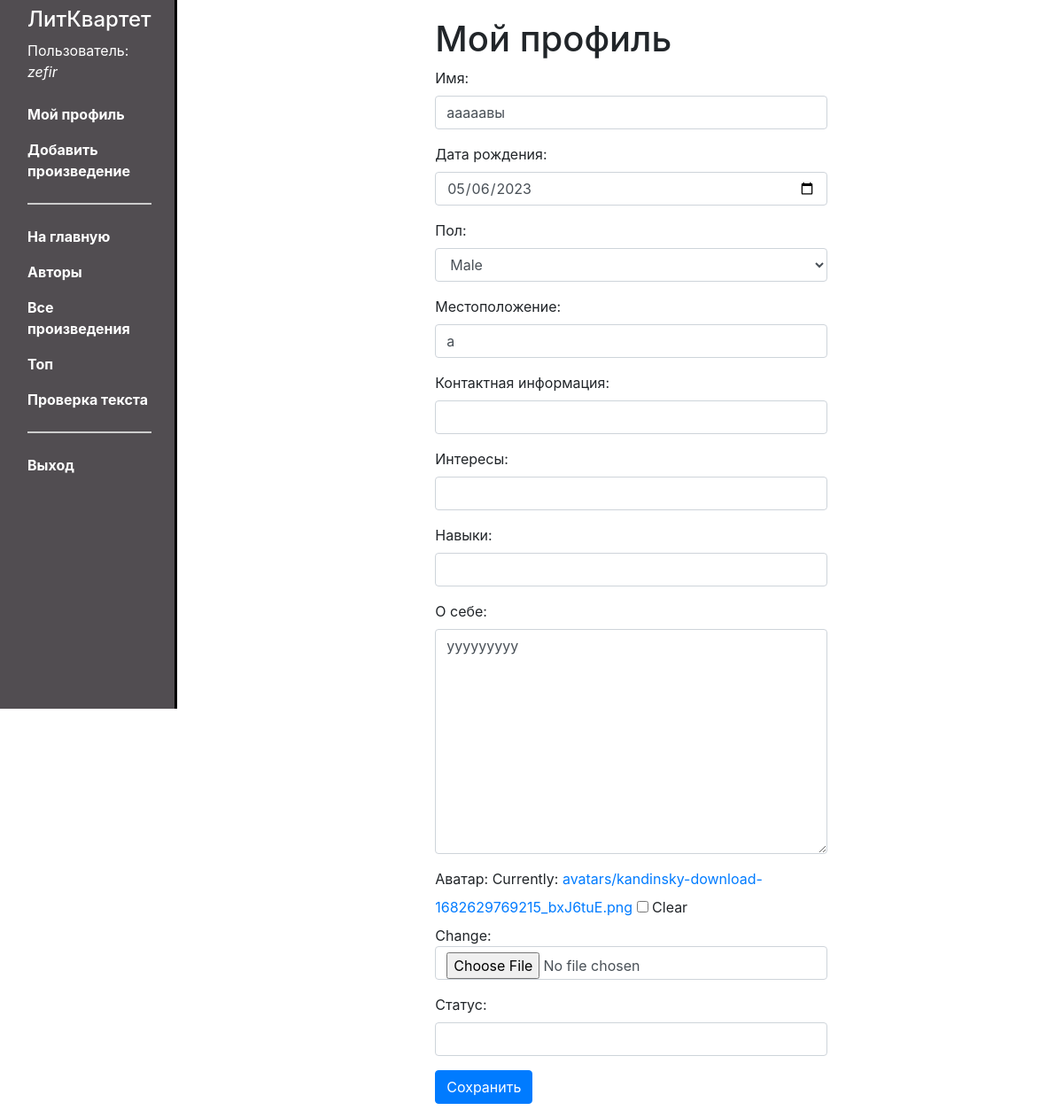
Page /writer/profile/1 (signed in) on the committed database.
### writer/models.py (models this page shows, shortened)
class Profile(models.Model):
    user = models.OneToOneField(User, on_delete=models.CASCADE)
    name = models.CharField(max_length=100)
    date_of_birth = models.DateField(null=True, blank=True)
    gender = models.CharField(max_length=10, choices=[('male', 'Male'), ('female', 'Female')])
    location = models.CharField(max_length=100)
    contact_info = models.CharField(max_length=200, null=True, blank=True)
    interests = models.CharField(max_length=200, null=True, blank=True)
    skills = models.CharField(max_length=200, null=True, blank=True)
    about_me = models.TextField(null=True, blank=True)
    avatar = models.ImageField(upload_to='avatars/', null=True, blank=True)
    status = models.CharField(max_length=100, null=True, blank=True)

### writer/views.py (the view)
# urls.py: re_path(r'^profile/(?P<pk>\d+)$', views.profile, name='profile'),
@login_required
def profile(request, pk):
    user = get_object_or_404(User, pk=pk)
    profile = user.profile
    if request.method == 'POST':
        form = ProfileForm(request.POST, request.FILES, instance=profile)  # Обработка файла
        if form.is_valid():
            form.save()
            return redirect('writer-user-detail', pk=pk)
    else:
        form = ProfileForm(instance=profile)
    return render(request, 'profile.html', {'form': form, 'user': user})

### writer/forms.py
class ProfileForm(forms.ModelForm):
    date_of_birth = forms.DateField(label='Дата рождения', widget=DateInput(attrs={'type': 'date'}))
    avatar = forms.ImageField(
        label='Аватар',
        widget=ClearableFileInput(attrs={'multiple': False}),
        required=False,
    )
    class Meta:
        model = Profile
        fields = ['name', 'date_of_birth', 'gender', 'location', 'contact_info', 'interests', 'skills', 'about_me', 'avatar', 'status']
        labels = {
            'name': 'Имя',
            'gender': 'Пол',
            'location': 'Местоположение',
            'contact_info': 'Контактная информация',
            'interests': 'Интересы',
            'skills': 'Навыки',
            'about_me': 'О себе',
            'status': 'Статус',
        }
    def __init__(self, *args, **kwargs):
        super().__init__(*args, **kwargs)
        for field_name, field in self.fields.items():
            field.widget.attrs['class'] = 'form-control'
        self.fields['date_of_birth'].widget.attrs['type'] = 'date'

### writer/templates/profile.html (shortened to what this page needs)
{% extends "base_generic.html" %}
{% block content %}
<div class="col-md-6 offset-md-3">
    <h1>Мой профиль</h1>
    <form method="post" enctype="multipart/form-data">
        {{ form.as_p }}
        <button type="submit" class="btn btn-primary">Сохранить</button>
    </form>
</div>
{% endblock %}

### writer/templates/base_generic.html (shortened to what this page needs)
<html lang="ru">
<head>
  <link rel="stylesheet" href="https://cdnjs.cloudflare.com/ajax/libs/twitter-bootstrap/4.6.1/css/bootstrap.min.css">
  {% load static %}
  <link rel="stylesheet" href="{% static 'css/style.css' %}">
</head>
<body>
  <div class="container-fluid">
    <div class="row">
      <div class="col-sm-2 sticky-top">
      {% block sidebar %}
          <nav class="navbar">
               <ul class="navbar-nav flex-column ">
                 <li class="nav-item text-white">
                    <h4>ЛитКвартет</h4>
                </li>
              {% if request.user.is_authenticated %}
             <li class="nav-item text-white">Пользователь: <p class="font-italic text-white">{{ request.user.get_username }}</p></li>
                <li class="nav-item">
                  <a href="{% url 'writer-user-detail' pk=request.user.pk %}" class="nav-link text-white font-weight-bold">Мой профиль</a>
              </li>
               <li class="nav-item">
                  <a href="{% url 'content_create' %}" class="nav-link text-white font-weight-bold">Добавить произведение</a>
              </li>
           {% endif %}
                     <li class="nav-item">
                      <hr>
                  </li>
                    <li class="nav-item">
                      <a href="{% url 'index' %}" class="nav-link text-white font-weight-bold">На главную</a>
                  </li>
                  <li class="nav-item">
                      <a href="{% url 'users' %}" class="nav-link text-white font-weight-bold">Авторы</a>
                  </li>
                  <li class="nav-item">
                      <a href="{% url 'books' %}" class="nav-link text-white font-weight-bold">Все произведения</a>
                  </li>
                   <li class="nav-item">
                      <a href="{% url 'top_contents' %}" class="nav-link text-white font-weight-bold">Топ</a>
                  </li>
                    <li class="nav-item">
                      <a href="{% url 'check_text' %}" class="nav-link text-white font-weight-bold">Проверка текста</a>
                  </li>
                    <li class="nav-item">
           {% if request.user.is_authenticated %}
             <hr>
            <li class="nav-item"><a class="nav-link text-white font-weight-bold" href="{% url 'logout'%}?next={{request.path}}">Выход</a></li>
           {% endif %}
              </ul>
          </nav>
          {% endblock %}
      </div>
      <div class="col-sm-10 ">
      {% block content %}{% endblock %}
      </div>
    </div>
  </div>
</body>
</html>

### writer/static/css/style.css (style rules this page uses)
body { background-color: white; }
.col-sm-2 { border-right: 3px solid; border-right-color: #000; height: 100vh; }
.col-sm-10 { padding-left: 40px; padding-top: 20px; }
.col-sm-2 { background-color: #514D51; }
hr { border-top: 2px double #ccc; }

### rows in the picture
Profile: name "ааааавы", date_of_birth "05/06/2023", gender "Male", location "а", about_me "ууууууууу"

### other values in the picture
{{ request.user.get_username }} "zefir"
